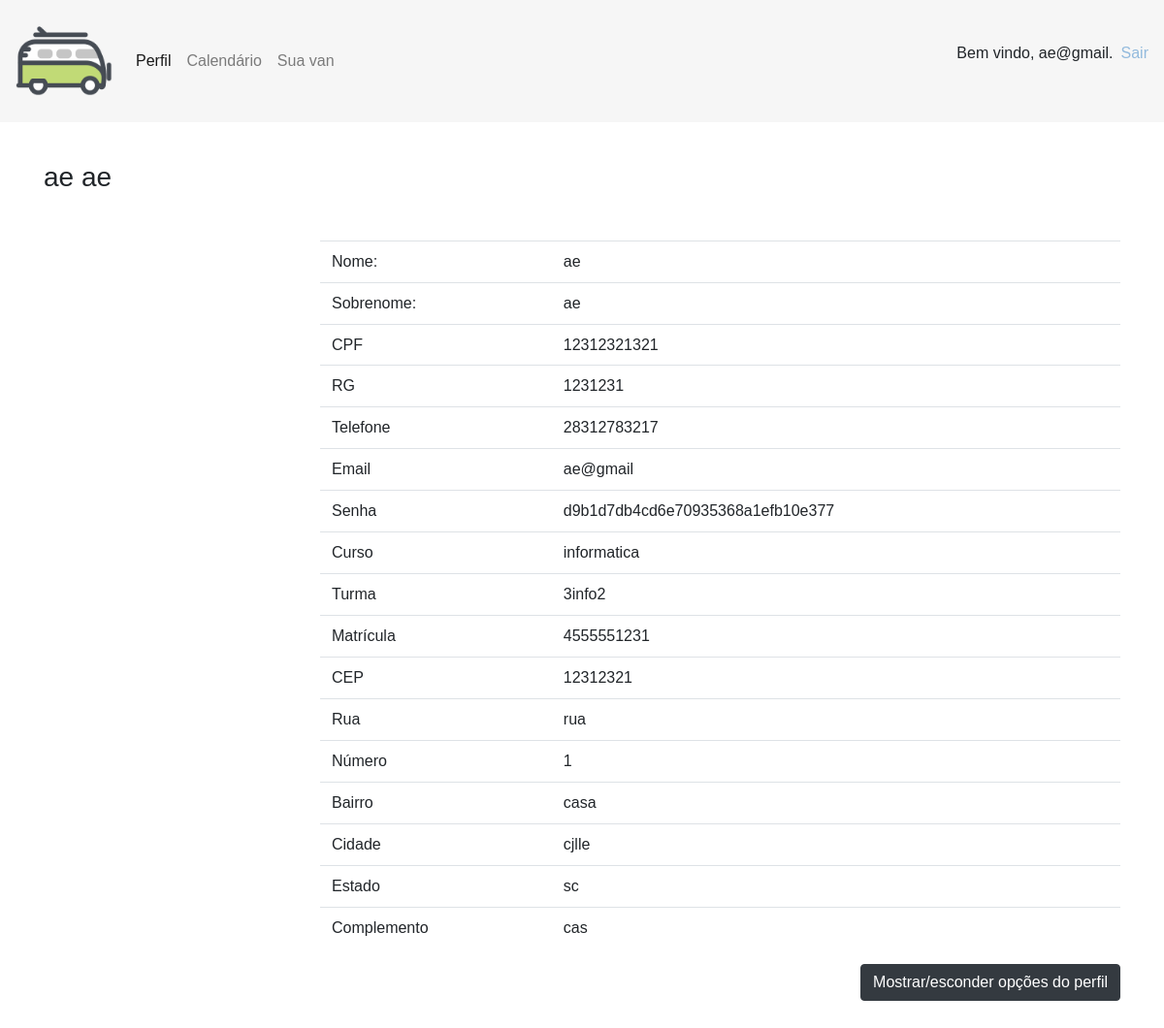
Screenshot of /paginas/perfil.php (signed in) with the database file from the repository.
### tables this page shows
CREATE TABLE `usuarios` (
  `id_usuario` int(8) NOT NULL,
  `tipuser_tip_user` int(1) DEFAULT NULL,
  `cpf` bigint(12) NOT NULL,
  `rg` int(7) NOT NULL,
  `email` varchar(40) NOT NULL,
  `nome` varchar(40) NOT NULL,
  `sobrenome` varchar(15) NOT NULL,
  `sexo` varchar(11) NOT NULL,
  `telefone` bigint(20) NOT NULL,
  `senha` longtext NOT NULL,
  `aprovado` int(1) UNSIGNED NOT NULL DEFAULT 0
);

CREATE TABLE `passageiros` (
  `id_passageiro` int(5) NOT NULL,
  `emp_cod_empresa` int(2) DEFAULT NULL,
  `id_usuario_id` int(8) DEFAULT NULL,
  `matricula` bigint(10) NOT NULL,
  `curso` varchar(40) NOT NULL,
  `turma` varchar(40) NOT NULL,
  `id_motorista_id` int(3) DEFAULT NULL
);

CREATE TABLE `enderecos` (
  `id_end_passageiro` int(5) NOT NULL,
  `id_passageiro_id` int(5) DEFAULT NULL,
  `cep` int(8) NOT NULL,
  `rua` varchar(50) NOT NULL,
  `numero` bigint(6) NOT NULL,
  `bairro` varchar(20) NOT NULL,
  `estado` varchar(20) NOT NULL,
  `cidade` varchar(50) NOT NULL,
  `complemento` varchar(40) NOT NULL
);

### paginas/perfil.php (the view, shortened to what this page needs)
<?php
require("head.php");
require("cabecalho.php");
$email = $_SESSION['email'];
$result = $conexao->query("SELECT nome, sobrenome, cpf, rg, telefone, email, senha, curso, turma, matricula, cep, rua, numero, bairro, cidade, estado, complemento
from usuarios, passageiros, enderecos
where email = '$email' and id_usuario_id = id_usuario and id_passageiro = id_passageiro_id") or die($conexao->error);
$arrayPassageiro = $result->fetch_assoc();
$resultMotorista = $conexao->query("SELECT nome, sobrenome, cpf, rg, telefone, email, senha, cnh
from usuarios, motoristas
where email = '$email' and user_iduser = id_usuario") or die($conexao->error);
$arrayMotorista = $resultMotorista->fetch_assoc();
if($arrayMotorista == null){
  $arrayMotorista = array();
}
if (array_key_exists("cnh", $arrayMotorista)) {
  $row = $arrayMotorista;
  $validar = 0;
}elseif(array_key_exists("matricula", $arrayPassageiro)){
  $row = $arrayPassageiro;
}
?>
<html lang="en">
<head>
</head>
<div class="container">
      <div class="row">
       <br>
      </div>
        <div class="toppad" >
          <div class="panel panel-info">
            <div class="panel-heading">
              <h3 class="panel-title my-3 mb-5"><?php echo $row['nome']?> <?php echo $row['sobrenome']; ?></h3>
            </div>
            <div id="perfil" style="none">
            <div class="panel-body">
              <div class="row">
                 <div class="col-md-3 col-lg-3 " align="center"> </div>
                <div class=" col-md-9 col-lg-9 ">
                  <table class="table table-user-information">
                    <tbody>
                      <tr>
                        <td>Nome:</td>
                        <td><?php echo $row['nome']; ?></td>
                      </tr>
                      <tr>
                        <td>Sobrenome:</td>
                        <td><?php echo $row['sobrenome']; ?></td>
                      </tr>
                      <tr>
                        <td>CPF</td>
                        <td><?php echo $row['cpf']; ?></td>
                      </tr>
                         <tr>
                             <tr>
                        <td>RG</td>
                        <td><?php echo $row['rg']; ?></td>
                      </tr>
                        <tr>
                        <td>Telefone</td>
                        <td><?php echo $row['telefone']; ?></td>
                      </tr>
                      <tr>
                        <td>Email</td>
                        <td><?php echo $row['email']; ?></a></td>
                      </tr>
                      <tr>
                        <td>Senha</td>
                        <td><?php echo $row['senha']; ?></td>
                      </tr>
                      <?php if(isset ($row['curso'])): ?>
                      <tr>
                        <td>Curso</td>
                        <td><?php echo $row['curso']; ?></a></td>
                      </tr>
                      <tr>
                        <td>Turma</td>
                        <td><?php echo $row['turma']; ?></td>
                      </tr>
                      </tr>
                        <td>Matrícula</td>
                        <td><?php echo $row['matricula']; ?></td>
                      <tr>
                        <td>CEP</td>
                        <td><?php echo $row['cep']; ?></td>
                      </tr>
                      <tr>
                        <td>Rua</td>
                        <td><?php echo $row['rua']; ?></td>
                      </tr>
                      <tr>
                        <td>Número</td>
                        <td><?php echo $row['numero']; ?></td>
                      </tr>
                      <tr>
                        <td>Bairro</td>
                        <td><?php echo $row['bairro']; ?></td>
                      </tr>
                      <tr>
                        <td>Cidade</td>
                        <td><?php echo $row['cidade']; ?></td>
                      </tr>
                      <tr>
                        <td>Estado</td>
                        <td><?php echo $row['estado']; ?></td>
                      </tr>
                      <tr>
                        <td>Complemento</td>
                        <td><?php echo $row['complemento']; ?></td>
                      </tr>
                      <?php endif; ?>
                    </tbody>
                  </table>
                </div>
              </div>
              </div>
              <button onclick="editarperfil()" type="button" class="btn btn-dark" id="bbbb">Mostrar/esconder opções do perfil</button>
              </div>
            </div>
          </div>
        </div>

### paginas/head.php (shortened to what this page needs)
<html lang="en">
<head>
    <link rel="stylesheet" href="../bootstrap/css/bootstrap.min.css">
    <link rel="stylesheet" type="text/css" href="../css/estilo.css">
</head>
<body>

### paginas/cabecalho.php (shortened to what this page needs)
<?php
include("../funcoes/Conexao.php");
require("head.php");
if(isset($_SESSION['id'])){
$id_usuario = $_SESSION['id'];
$query = "select senha, cnh from usuarios, motoristas where id_usuario = '$id_usuario'and id_usuario = user_iduser";
$result = mysqli_query($conexao, $query);
$rows = [];
$linha = mysqli_fetch_assoc($result);
$rows[] = $linha;
$cnh = $rows[0]['cnh'];
}
?>
<body>
<header>
    <nav class="navbar navbar-expand-lg navbar-light" style="background-color: #f6f6f6">
        <a class="navbar-brand" href="#"><img src="../img/logo.png" id="icon" alt="Icon" class="logo" style="width: 100px; height: 100px;"></a>
        <div class="collapse navbar-collapse" id="navbarSupportedContent">
            <ul class="navbar-nav mr-auto">
<?php
if(!isset($cnh)){
    echo '
<li class="nav-item">
    <a class="nav-link active" href="perfil.php">Perfil</a>
</li>
<li class="nav-item">
    <a class="nav-link " href="calendario.php">Calendário</a>
</li>
<li class="nav-item">
    <a class="nav-link " href="van_passageiro.php">Sua van</a>
</li>
';
}
?>
</ul>
<?php
if (isset($_SESSION['email'])) {
echo '<nav>
    <p>Bem vindo, '.$_SESSION['email']. '.</p>
    </nav>';
    ?>
    <a href="../funcoes/Logout.php" class="mb-3 ml-2" >Sair</a>
    <?php
}else{
    echo '<a style="float:right" href="../index.php">Faça o login</a>';
}
?>
</header>

### css/estilo.css (style rules this page uses)
body { font-family: "Poppins", sans-serif; height: 100vh; }
a { color: #92badd; display:inline-block; text-decoration: none; font-weight: 400; }
.logo { width:130px; height: 130px; }
#bbbb { float:right; margin-bottom:1cm; }

### rows the page displays
usuarios: nome "ae", sobrenome "ae", cpf "12312321321", rg "1231231", telefone "28312783217", email "ae@gmail", senha "d9b1d7db4cd6e70935368a1efb10e377", passageiros.curso "informatica", passageiros.turma "3info2", passageiros.matricula "4555551231", enderecos.cep "12312321", enderecos.rua "rua", enderecos.numero "1", enderecos.bairro "casa", enderecos.cidade "cjlle", enderecos.estado "sc", enderecos.complemento "cas"

### other values shown
$_SESSION['email'] "ae@gmail"
